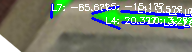
#> input picture raised panel door OS/Process Incoming Door Orders/Inhouse Door Order/test_m11_arrow_debug.png, 192 x 52 px
$ python -i extract_two_pass.py   (imports and definitions only)
#> lines starting #> are read from the running program, lines starting #| are printed output that depends on the picture; after the words box and inside, x2 and y2 are one past the last pixel; in counts of white or black regions, pixels touching at a corner belong together
#> further down, picture is the input picture: shape (52, 192, 3); mean B, G, R 111.9, 127.7, 116.7
"""
Two-pass OCR extraction:
1. First pass: Find table boundaries
2. Second pass: Crop and OCR each table separately for better accuracy
"""
import os
import sys
import json
import base64
import requests
import cv2
import numpy as np
from dotenv import load_dotenv

# Add parent directory to path for shared utilities
parent_dir = os.path.dirname(os.path.dirname(os.path.abspath(__file__)))
sys.path.insert(0, parent_dir)

from shared_utils import (
    fraction_to_decimal,
    calculate_sqft,
    calculate_summary,
    save_unified_json,
    get_current_date
)

# Load environment variables
# [1 line not run here, left out]
api_key = os.getenv('GOOGLE_VISION_API_KEY')
# [3 lines not run here, left out]

def preprocess_image(image):
    """Preprocess image for better OCR accuracy"""
    # Convert to grayscale
    gray = cv2.cvtColor(image, cv2.COLOR_BGR2GRAY)
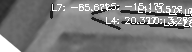
#> gray: shape (52, 192); min 29, max 255, mean 122.6

    # Apply adaptive thresholding for better text contrast
    binary = cv2.adaptiveThreshold(
        gray, 255,
        cv2.ADAPTIVE_THRESH_GAUSSIAN_C,
        cv2.THRESH_BINARY,
        11, 2
    )
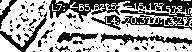
#> binary: shape (52, 192); 62.9% white; 79 black regions (66 under 20 px), largest, box (x1, y1, x2, y2) and area: (49, 0, 192, 30) 1933, (101, 33, 192, 46) 422, (0, 12, 47, 52) 326

    # Denoise
    denoised = cv2.fastNlMeansDenoising(binary, None, 10, 7, 21)

    # Convert back to BGR for Vision API
    preprocessed = cv2.cvtColor(denoised, cv2.COLOR_GRAY2BGR)

    return preprocessed

# [503 lines left out: functions call_vision_api, find_table_boundaries, extract_two_pass, merge_measurements, parse_table_crop, group_by_rows and 3 more, not called in this run]

# [13 lines not run here, left out]

>>> import cv2
>>> picture = cv2.imread('../Inhouse Door Order/test_m11_arrow_debug.png')
>>> result = preprocess_image(picture)

$ run again, on raised panel door OS/Process Incoming Door Orders/Inhouse Door Order/left_arrow_template.png
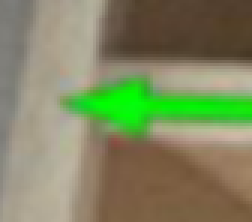
#> input picture raised panel door OS/Process Incoming Door Orders/Inhouse Door Order/left_arrow_template.png, 84 x 74 px (shown 3 times larger)
#> picture is the input picture: shape (74, 84, 3); mean B, G, R 96.7, 135, 128.6
#> in preprocess_image, `gray = cv2.cvtColor(image, cv2.COLOR_BGR2GRAY)`:
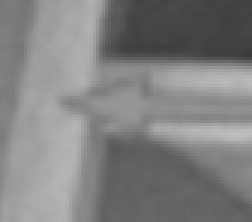
#> gray: shape (74, 84) (shown 3 times larger); min 58, max 189, mean 128.8
#> in preprocess_image, `binary = cv2.adaptiveThreshold( gray, 255, cv2.ADAPTIVE_THRESH_GAUSSIA..`:
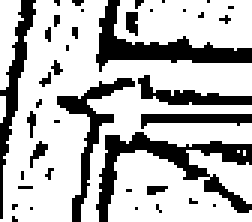
#> binary: shape (74, 84) (shown 3 times larger); 72% white; 40 black regions (32 under 20 px), largest, box (x1, y1, x2, y2) and area: (32, 44, 84, 74) 445, (32, 0, 84, 24) 368, (19, 26, 45, 74) 244
